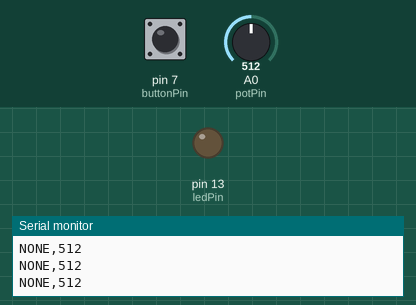
Recording of a sketch running on a simulated Arduino Uno, built with avr-gcc and run on an emulated ATmega328P. Parts: output pins drawn as LEDs (lit = HIGH), the last lines printed to the serial monitor. The inputs (shaded band) are chosen by the test bench; at power-on: pin 7 (buttonPin) HIGH, A0 (potPin) = 512.

Above: at 1.2 s.
1.3 s: pin 7 (buttonPin) pulled LOW for 0.15 s
At 1.38 s:
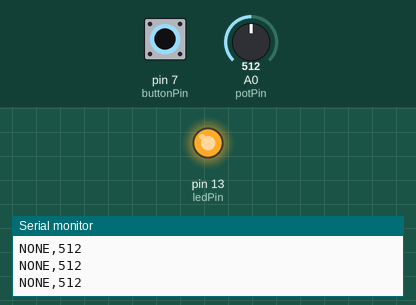
5.9 s: pin 7 (buttonPin) pulled LOW for 3.2 s
At 9.7 s:
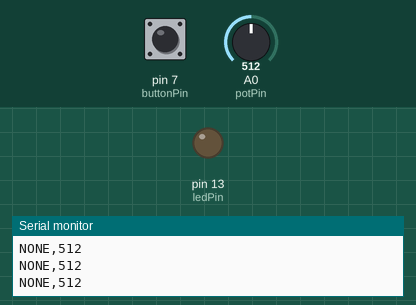
Timing chart, 0 to 11.2 s (numbered marks = the images above; inputs shaded):
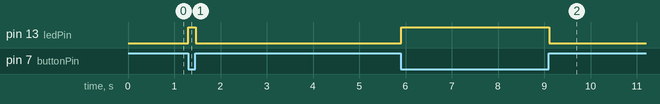

The sketch:

sketch_may19a.ino
```cpp
const int buttonPin = 7;
const int ledPin = 13;
const int potPin = A0; // 可變電阻接在 A0

int lastButtonState = HIGH;

void setup() {
  pinMode(buttonPin, INPUT_PULLUP);
  pinMode(ledPin, OUTPUT);

  Serial.begin(9600);
}

void loop() {
  // --- 1. 讀取按鈕狀態 ---
  int buttonState = digitalRead(buttonPin);
  String eventMessage = "NONE"; // 預設沒有事件

  if (buttonState != lastButtonState) {
    lastButtonState = buttonState;

    if (buttonState == LOW) {
      eventMessage = "JUMP_DOWN";
      digitalWrite(ledPin, HIGH); // 順便亮燈
    } else {
      eventMessage = "JUMP_UP";
      digitalWrite(ledPin, LOW);  // 熄燈
    }
  }

  // --- 2. 讀取可變電阻值 ---
  int potValue = analogRead(potPin);

  // --- 3. 打包資料並傳送給 Unity ---
  // 輸出格式會像這樣："NONE,512" 或 "JUMP_DOWN,1023"
  Serial.print(eventMessage);
  Serial.print(",");
  Serial.println(potValue);

  delay(20); // 稍微加長到 20ms，讓通訊更穩定
}
```

Measured:
- after the input at 1.3 s, pin 13 (ledPin): LOW → HIGH at once, → LOW 0.16 s later
- after the input at 5.9 s, pin 13 (ledPin): LOW → HIGH at once, → LOW 3.2 s later
